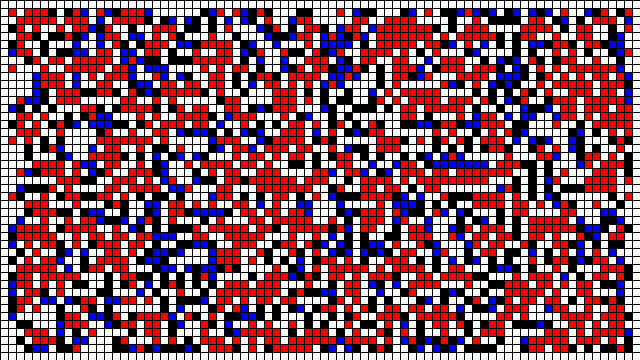
Frame 1 (no input)
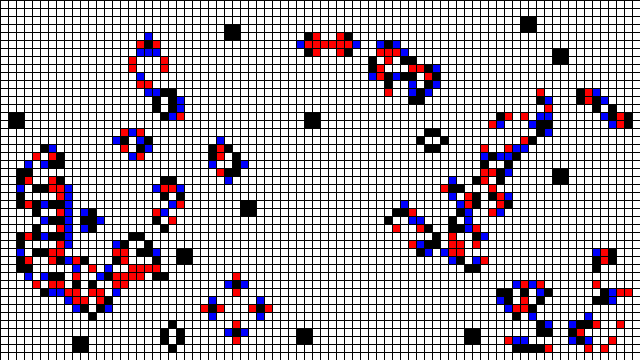
Frame 60 (the mouse pressed at the canvas centre just before this capture)
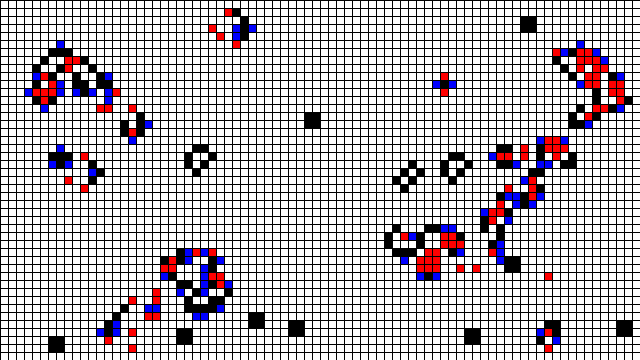
Frame 120 (the mouse held since frame 60 and released just before this capture)

The Processing sketch that drew these frames (run headless with seeded random() and noise(); from frame 60 on, the mouse is pressed at the canvas centre):

// Processing sketch: Example_7_3_Object_Oriented_Game_of_Life
// ── Example_7_3_Object_Oriented_Game_of_Life.pde
// The Nature of Code
// Daniel Shiffman
// http://natureofcode.com

// Example 7-3: Object-Oriented Game of Life

int w = 8;
int columns, rows;
Cell[][] board;

void setup() {
  size(640, 360);
  columns = width / w;
  rows = height / w;
  board = create2DArray(columns, rows);
  for (int i = 1; i < columns - 1; i++) {
    for (int j = 1; j < rows - 1; j++) {
      board[i][j] = new Cell(floor(random(2)), i * w, j * w, w);
    }
  }
}

void draw() {
  //{!2} Looping but skipping the edge cells
  for (int x = 1; x < columns - 1; x++) {
    for (int y = 1; y < rows - 1; y++) {
      int neighborSum = 0;
      for (int i = -1; i <= 1; i++) {
        for (int j = -1; j <= 1; j++) {
          //{!1 .bold} Use the previous state when counting neighbors
          neighborSum += board[x + i][y + j].previous;
        }
      }
      neighborSum -= board[x][y].previous;

      //{!3} Set the cell's new state based on the neighbor count
      if (board[x][y].state == 1 && neighborSum < 2) {
        board[x][y].state = 0;
      } else if (board[x][y].state == 1 && neighborSum > 3) {
        board[x][y].state = 0;
      } else if (board[x][y].state == 0 && neighborSum == 3) {
        board[x][y].state = 1;
      }
      // else do nothing!
    }
  }

  for (int i = 0; i < columns; i++) {
    for (int j = 0; j < rows; j++) {
      //{!1} evaluates to 255 when state is 0 and 0 when state is 1
      board[i][j].show();

      //{!1} save the previous state before the next generation!
      board[i][j].previous = board[i][j].state;
    }
  }
}

Cell[][] create2DArray(int columns, int rows) {
  Cell[][] arr = new Cell[columns][rows];
  for (int i = 0; i < columns; i++) {
    arr[i] = new Cell[rows];
    for (int j = 0; j < rows; j++) {
      arr[i][j] = new Cell(0, i * w, j * w, w);
    }
  }
  return arr;
}

// ── Cell.pde
// The Nature of Code
// Daniel Shiffman
// http://natureofcode.com

class Cell {
  int state, previous, x, y, w;

  Cell(int state, int x, int y, int w) {
    // Cell State -> 1 = Alive, 0 = Not Alive
    this.state = state;
    this.previous = this.state;

    // position and size
    this.x = x;
    this.y = y;
    this.w = w;
  }

  void show() {
    stroke(0);
    //{!2} If the cell is born, color it blue!
    if (this.previous == 0 && this.state == 1) {
      fill(0, 0, 255);
    } else if (this.state == 1) {
      fill(0);
      //{!2} If the cell dies, color it red!
    } else if (this.previous == 1 && this.state == 0) {
      fill(255, 0, 0);
    } else {
      fill(255);
    }
    square(this.x, this.y, this.w);
  }
}
